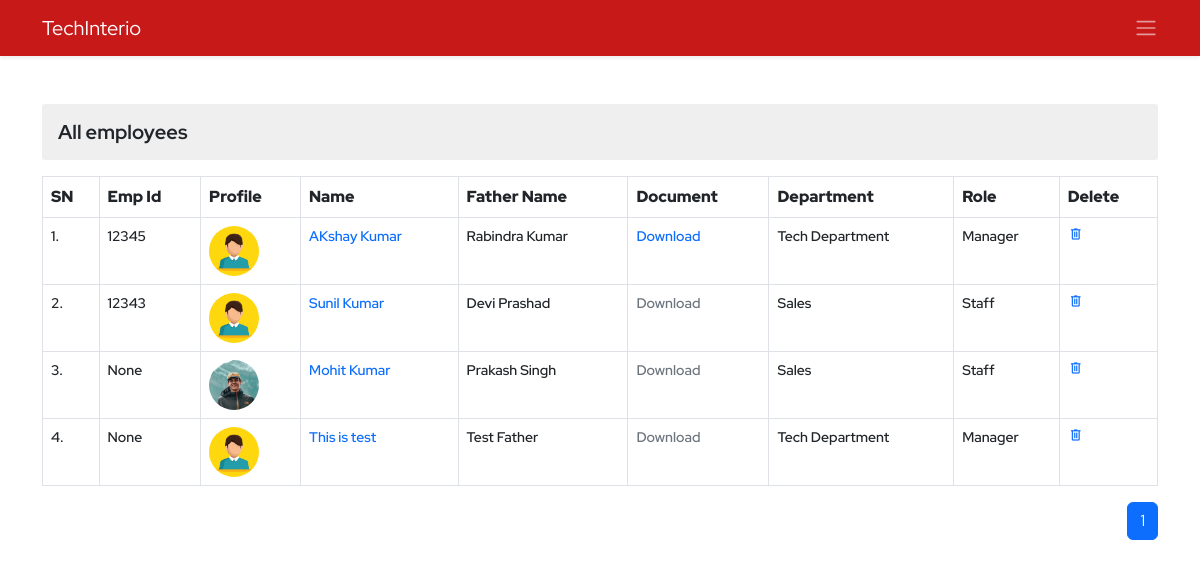
/ems/employee-view/ (signed in), run on the app's committed database.
### ems/models.py (models this page shows, shortened)
class Employee(models.Model):
    empid=models.AutoField(primary_key=True)
    employeeid=models.IntegerField(unique=True, null=True, blank=True)
    user=models.OneToOneField(User,on_delete=models.CASCADE)
    name=models.CharField(max_length=50)
    father_name=models.CharField(max_length=50)
    avtar=models.ImageField(upload_to='employee_profile_images', blank=True , default='profile.jpg')
    document=models.FileField(upload_to='employee_documents',null=True,blank=True)
    dob=models.DateField()
    email=models.EmailField(max_length=100)
    mobile_no=models.IntegerField()
    emergency_mobile_no=models.IntegerField(null=True,blank=True)
    address=models.OneToOneField(Address, on_delete=models.CASCADE,blank=True, null=True,)
    designation=models.CharField(max_length=70,null=True, blank=True)
    role=models.ForeignKey(Role, on_delete=models.SET_NULL,blank=True, null=True,)
    department=models.ForeignKey(Department, on_delete=models.SET_NULL,blank=True, null=True,)
    joining_date=models.DateField(null=True, blank=True)
    status=models.CharField(max_length=15)
    @property
    def imageURL(self):
        try:
            url=self.avtar.url
        except:
            url=''
        return url

class Department(models.Model):
    name=models.CharField(max_length=70, unique=True)
    description=models.TextField(max_length=200)
    created_at = models.DateTimeField(auto_now_add=True,blank=True,null=True)
    updated_at = models.DateTimeField(auto_now=True,blank=True,null=True)
    def __str__(self):
        return self.name

class Role(models.Model):
    name=models.CharField(max_length=70, unique=True)
    description=models.TextField(max_length=200)
    created_at = models.DateTimeField(auto_now_add=True,blank=True,null=True)
    updated_at = models.DateTimeField(auto_now=True,blank=True,null=True)
    def __str__(self):
        return self.name

### ems/views.py (the view)
# urls.py: path('employee-view/',viewEmployee,name='employee-view'),
@login_required()
def viewEmployee(request):
    context = {}
    try:
        if not request.user.is_superuser:
            profile_obj=Employee.objects.get(user=request.user)
            context['profile']=profile_obj
        employees = Employee.objects.all().order_by('-empid')
        paginator=Paginator(employees,10)
        page_no=request.GET.get('page')
        total_pages=paginator.page_range
        employeepages=paginator.get_page(page_no)
        context['pages']=total_pages
        context['employees'] = employeepages
    except Exception as e:
        print('View Employee Exception : ', e)
    return render(request, 'ems/view_employee.html', context)

### ems/templates/ems/view_employee.html (shortened to what this page needs)
{% extends './base.html' %}
{% block body %}
<div class="container py-4">
    <div class="row d-flex align-items-center justify-content-center">
        <div class="col-12 overflow-auto">
            <h3 class="my-3 derpartment-title">All employees</h3>
            <table class="table table-bordered department-table">
                <tr>
                    <th>SN</th>
                    <th>Emp Id</th>
                    <th>Profile</th>
                    <th>Name</th>
                    <th>Father Name</th>
                    <th>Document</th>
                    <th>Department</th>
                    <th>Role</th>
                    <th>Delete</th>
                </tr>
                {% for employee in employees %}
                <tr>
                    <td>{{forloop.counter}}.</td>
                    <td>{{employee.employeeid}}</td>
                    <td>
                        <img src="{{employee.imageURL}}" alt="" class="profile-pic">
                    </td>
                    <td><a class="" href="{% url 'ems:employee-detail' employee.empid %}">{{employee.name}}</a></td>
                    <td>{{employee.father_name}}</td>
                    {% if employee.document %}
                    <td><a href="{{employee.document.url}}" download="{{employee.document.url}}">Download</a></td>
                    {% else %}
                    <td><a class="text-muted disabled">Download</a></td>
                    {% endif %}
                    <td>{{employee.department}}</td>
                    <td>{{employee.role}}</td>
                    <td><a href="{% url 'ems:employee-delete' employee.empid %}" class="delete"><span class="material-symbols-outlined">
                        delete</span></a></td>
                </tr>
                {% endfor %}
            </table>
            <nav aria-label="Page navigation example">
                <ul class="pagination justify-content-end">
                    {% if pages %}
                    {% for p in pages %}
                    {% if p == employees.number %}
                    <li class="page-item active" aria-current="page"><a class="page-link "
                            href="?page={{p}}">{{p}}</a></li>
                    {% else %}
                    <li class="page-item "><a class="page-link" href="?page={{p}}">{{p}}</a></li>
                    {% endif %}
                    {% endfor %}
                    {% endif %}
                </ul>
            </nav>
        </div>
    </div>
</div>
{% endblock body %}

### static/css/style.css (style rules this page uses)
* { margin: 0; padding: 0; box-sizing: border-box; }
:root { --body-font: 'Red Hat Display', sans-serif; --second-font: 'Kaushan Script', cursive; --biggest-font-size: 2rem; --bigger-font-size: 1.5rem; --big-font-size: 1.25rem; --h1-font-size: 1.5rem; --h2-font-size: 1.25rem; --h3-font-size: 1rem; --normal-font-size: .938rem; --small-font-size: .813rem; --smaller-font-size: .75rem; --font-bold: 700; --font-black: 900; }
@media screen and (min-width: 1024px) { :root { --biggest-font-size: 6rem; --bigger-font-size: 3.5rem; --big-font-size: 2.75rem; --h1-font-size: 2.25rem; --h2-font-size: 1.5rem; --h3-font-size: 1.25rem; --normal-font-size: 1rem; --small-font-size: .875rem; --smaller-font-size: .813rem; --bs-modal-width:700px; } }
* { box-sizing: border-box; padding: 0; margin: 0; }
html { scroll-behavior: smooth; }
body, button, label, select, input { font-family: var(--body-font); font-size: var(--normal-font-size); }
h1, h2, h3 { font-weight: var(--font-bold); }
a { text-decoration: none; }
img { max-width: 100%; height: auto; }
.delete span { font-size: 16px !important; }
.derpartment-title { font-size: var(--h3-font-size); background-color: #dadada70; padding: 1rem; border-radius: 3px; }
.department-table tr th { font-size: var(--normal-font); font-weight: var(--font-black); }
.department-table tr td { font-size: var(--small-font-size); font-weight:600; }
.department-table tr td .delete span { font-size: 16px !important; }
.profile-pic { height: 50px; width: 50px; object-fit: cover; object-position: center; border-radius: 50%; }

### data on the page
Employee: employeeid "12345", imageURL (placeholder picture), name "AKshay Kumar", father_name "Rabindra Kumar", department "Tech Department", role "Manager"
Employee: employeeid "12343", imageURL (picture), name "Sunil Kumar", father_name "Devi Prashad", document "Download", department "Sales", role "Staff"
Employee: employeeid "None", imageURL (picture), name "Mohit Kumar", father_name "Prakash Singh", shows "Download", department "Sales", role "Staff"
Employee: employeeid "None", imageURL (placeholder picture), name "This is test", father_name "Test Father", shows "Download", department "Tech Department", role "Manager"

### other printed values
{{ p }} "1"
